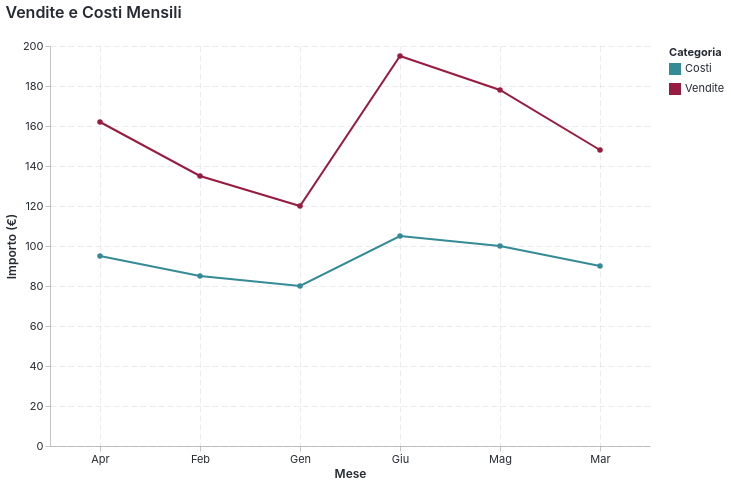

The notebook cell saved with this chart:
### Markdown cell above
## 4. Test Altair con Nuova API

### Code cell
import altair as alt
import pandas as pd

# Abilita il tema (semplice!)
mbs.enable_altair_theme()

# Dati di esempio
data = pd.DataFrame({
    'Mese': ['Gen', 'Feb', 'Mar', 'Apr', 'Mag', 'Giu'],
    'Vendite': [120, 135, 148, 162, 178, 195],
    'Costi': [80, 85, 90, 95, 100, 105]
})

# Reshape per Altair
data_long = data.melt('Mese', var_name='Tipo', value_name='Valore')

# Crea il grafico
chart = alt.Chart(data_long).mark_line(point=True).encode(
    x=alt.X('Mese:N', title='Mese'),
    y=alt.Y('Valore:Q', title='Importo (€)'),
    color=alt.Color('Tipo:N', title='Categoria'),
    tooltip=['Mese', 'Tipo', 'Valore']
).properties(
    title='Vendite e Costi Mensili',
    width=600,
    height=400
)

# Salva
html_path = OUT / 'altair_new_api.html'
chart.save(str(html_path))
print(f"✅ Salvato HTML: {html_path}")

# Salva PNG (se vl-convert è installato)
try:
    png_path = OUT / 'altair_new_api.png'
    chart.save(str(png_path), scale_factor=2)
    print(f"✅ Salvato PNG: {png_path}")
    from IPython.display import Image, display
    display(Image(filename=str(png_path)))
except Exception as e:
    print(f"⚠️  PNG export fallito: {e}")
    print("Installa vl-convert-python per esportare PNG")

# Display inline
chart

### Figure 1 — Vega-Lite specification as saved in the notebook (floating-point values rounded to 4 significant figures)
{"config": {"background": "#ffffff", "font": "Inter, IBM Plex Sans, DejaVu Sans, Arial, sans-serif", "mark": {"color": "#348b96"}, "title": {"color": "#262a33", "anchor": "start", "dy": -15, "fontSize": 16, "font": "Inter, IBM Plex Sans, DejaVu Sans, Arial, sans-serif", "fontWeight": 600}, "axis": {"labelColor": "#262a33", "labelFontSize": 11, "labelFont": "Inter, IBM Plex Sans, DejaVu Sans, Arial, sans-serif", "labelFontWeight": 400, "titleColor": "#262a33", "titleFontSize": 12, "titleFont": "Inter, IBM Plex Sans, DejaVu Sans, Arial, sans-serif", "titleFontWeight": 600, "grid": true, "gridColor": "#e6e6e6", "labelAngle": 0, "domainWidth": 0.5, "labelPadding": 2, "tickSize": 5, "tickWidth": 0.5}, "axisX": {"gridDash": [6, 3], "gridWidth": 0.25, "gridColor": "#b7adc1"}, "axisY": {"gridDash": [6, 3], "gridWidth": 0.25, "gridColor": "#b7adc1"}, "legend": {"labelFontSize": 11, "padding": 1, "symbolType": "square", "labelFont": "Inter, IBM Plex Sans, DejaVu Sans, Arial, sans-serif", "titleFont": "Inter, IBM Plex Sans, DejaVu Sans, Arial, sans-serif"}, "style": {"guide-label": {"font": "Inter, IBM Plex Sans, DejaVu Sans, Arial, sans-serif", "fill": "#262a33"}, "guide-title": {"font": "Inter, IBM Plex Sans, DejaVu Sans, Arial, sans-serif", "fill": "#262a33"}}, "range": {"category": ["#348b96", "#981b40", "#534e93", "#a0a369", "#d5aa00", "#7b7284", "#d67335", "#c2b5ab", "#676377", "#ddd0c5"]}, "point": {"filled": true}, "line": {"strokeWidth": 2.0}, "view": {"stroke": "transparent"}}, "data": {"name": "data-1d7c7c51c7a96519fe46e3ecf11ec166"}, "mark": {"type": "line", "point": true}, "encoding": {"color": {"field": "Tipo", "title": "Categoria", "type": "nominal"}, "tooltip": [{"field": "Mese", "type": "nominal"}, {"field": "Tipo", "type": "nominal"}, {"field": "Valore", "type": "quantitative"}], "x": {"field": "Mese", "title": "Mese", "type": "nominal"}, "y": {"field": "Valore", "title": "Importo (€)", "type": "quantitative"}}, "height": 400, "title": "Vendite e Costi Mensili", "width": 600, "$schema": "https://vega.github.io/schema/vega-lite/v5.20.1.json", "datasets": {"data-1d7c7c51c7a96519fe46e3ecf11ec166": [{"Mese": "Gen", "Tipo": "Vendite", "Valore": 120}, {"Mese": "Feb", "Tipo": "Vendite", "Valore": 135}, {"Mese": "Mar", "Tipo": "Vendite", "Valore": 148}, {"Mese": "Apr", "Tipo": "Vendite", "Valore": 162}, {"Mese": "Mag", "Tipo": "Vendite", "Valore": 178}, {"Mese": "Giu", "Tipo": "Vendite", "Valore": 195}, {"Mese": "Gen", "Tipo": "Costi", "Valore": 80}, {"Mese": "Feb", "Tipo": "Costi", "Valore": 85}, {"Mese": "Mar", "Tipo": "Costi", "Valore": 90}, {"Mese": "Apr", "Tipo": "Costi", "Valore": 95}, {"Mese": "Mag", "Tipo": "Costi", "Valore": 100}, {"Mese": "Giu", "Tipo": "Costi", "Valore": 105}]}}
